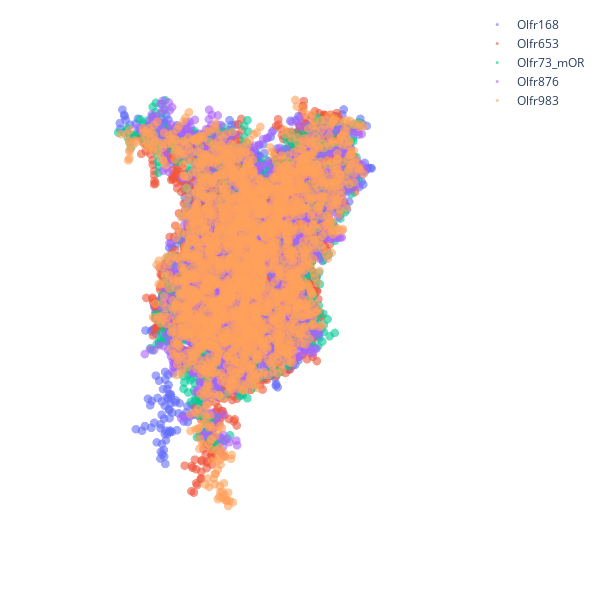

Notebook code for this chart:
### Code cell
rmsd.df_plot_all(data_df[data_df.models.isin(data_df['models'].unique()[:5])])

### Figure 1 — Plotly figure (JSON) as saved in the notebook; plotly's stock layout.template omitted (floating-point values rounded to 4 significant figures; data arrays with more than 128 entries replaced by an {"elided": "..."} marker saying what was removed)
{"data": [{"marker": {"opacity": 0.6, "size": 3}, "mode": "markers", "name": "Olfr168", "type": "scatter3d", "x": {"elided": "2494 float values"}, "y": {"elided": "2494 float values"}, "z": {"elided": "2494 float values"}}, {"marker": {"opacity": 0.6, "size": 3}, "mode": "markers", "name": "Olfr653", "type": "scatter3d", "x": {"elided": "2503 float values"}, "y": {"elided": "2503 float values"}, "z": {"elided": "2503 float values"}}, {"marker": {"opacity": 0.6, "size": 3}, "mode": "markers", "name": "Olfr73_mOR", "type": "scatter3d", "x": {"elided": "2463 float values"}, "y": {"elided": "2463 float values"}, "z": {"elided": "2463 float values"}}, {"marker": {"opacity": 0.6, "size": 3}, "mode": "markers", "name": "Olfr876", "type": "scatter3d", "x": {"elided": "2438 float values"}, "y": {"elided": "2438 float values"}, "z": {"elided": "2438 float values"}}, {"marker": {"opacity": 0.6, "size": 3}, "mode": "markers", "name": "Olfr983", "type": "scatter3d", "x": {"elided": "2461 float values"}, "y": {"elided": "2461 float values"}, "z": {"elided": "2461 float values"}}], "layout": {"height": 600, "margin": {"b": 10, "l": 10, "r": 10, "t": 10}, "scene": {"xaxis": {"showbackground": false, "visible": false}, "yaxis": {"showbackground": false, "visible": false}, "zaxis": {"showbackground": false, "visible": false}}, "width": 600}}
